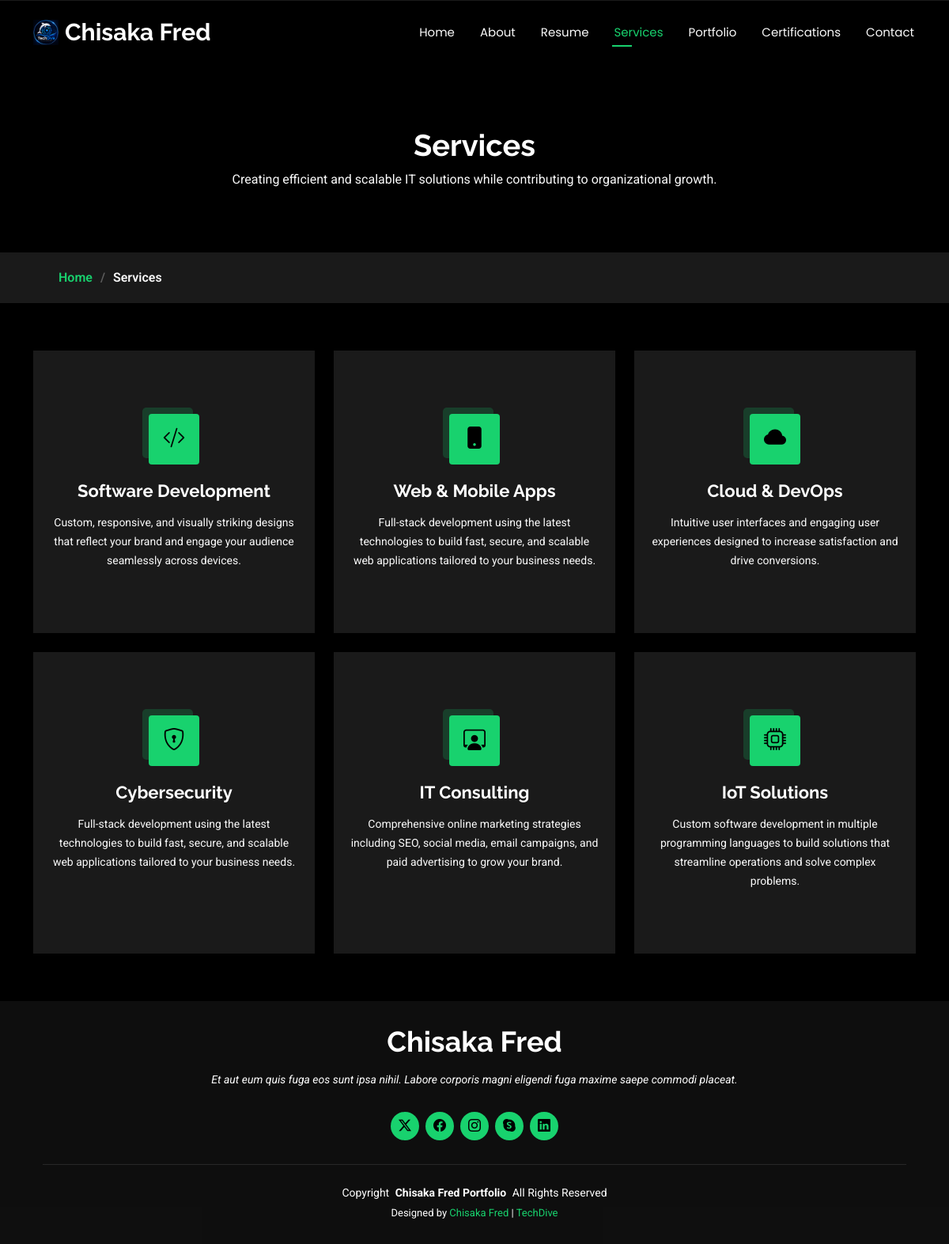
/services.php, run on the app's committed database.
### tables this page shows
CREATE TABLE `users` (
  `id` int(11) NOT NULL,
  `name` varchar(255) NOT NULL,
  `username` varchar(255) NOT NULL,
  `email` varchar(255) NOT NULL,
  `password` varchar(255) NOT NULL,
  `title` varchar(255) NOT NULL,
  `place` varchar(255) NOT NULL,
  `facebook` text NOT NULL,
  `x` text NOT NULL,
  `instagram` text NOT NULL,
  `youtube` text NOT NULL,
  `linkedin` text NOT NULL,
  `github` text NOT NULL,
  `slogan` text NOT NULL,
  `birthday` date NOT NULL,
  `website` text NOT NULL,
  `phone` text NOT NULL,
  `city` text NOT NULL,
  `age` text NOT NULL,
  `degree` text NOT NULL,
  `freelance` int(11) NOT NULL,
  `certification` text NOT NULL,
  `address` varchar(255) NOT NULL
);

CREATE TABLE `services` (
  `id` int(11) NOT NULL,
  `url` varchar(255) NOT NULL,
  `icon` varchar(255) NOT NULL,
  `title` varchar(255) NOT NULL,
  `description` varchar(255) NOT NULL
);

CREATE TABLE `details` (
  `id` int(11) NOT NULL,
  `company` varchar(255) NOT NULL,
  `url` varchar(255) NOT NULL
);

### services.php (the view, shortened to what this page needs)
<?php
include 'include/config.php';
$sql = "SELECT * FROM `users` WHERE `users`.`id` = 1";
$result = mysqli_query($conn, $sql);
$data = mysqli_fetch_assoc($result);
?>
<!DOCTYPE html>
<html lang="en">
<head>
  <link href="assets/vendor/bootstrap/css/bootstrap.min.css" rel="stylesheet">
  <link href="assets/vendor/bootstrap-icons/bootstrap-icons.css" rel="stylesheet">
  <link href="assets/vendor/aos/aos.css" rel="stylesheet">
  <link href="assets/vendor/swiper/swiper-bundle.min.css" rel="stylesheet">
  <link href="assets/vendor/glightbox/css/glightbox.min.css" rel="stylesheet">
  <link href="assets/css/main.css" rel="stylesheet">
</head>
<body class="about-page">
  <header id="header" class="header d-flex align-items-center fixed-top">
    <div class="container-fluid container-xl position-relative d-flex align-items-center justify-content-between">
      <a href="index.php" class="logo d-flex align-items-center">
        <img src="assets/img/logo.png" alt="">
        <h1 class="sitename"><?=$data['name']?></h1>
      </a>
      <nav id="navmenu" class="navmenu">
        <ul>
          <li><a href="index.php">Home</a></li>
          <li><a href="about.php">About</a></li>
          <li><a href="resume.php">Resume</a></li>
          <li><a href="services.php" class="active">Services</a></li>
          <li><a href="portfolio.php">Portfolio</a></li>
          <li><a href="certifications.php">Certifications</a></li>
          <li><a href="contact.php">Contact</a></li>
        </ul>
      </nav>
    </div>
  </header>
  <main class="main">
    <div class="page-title" data-aos="fade">
      <div class="heading">
        <div class="container">
          <div class="row d-flex justify-content-center text-center">
            <div class="col-lg-8">
              <h1>Services</h1>
              <p class="mb-0">Creating efficient and scalable IT solutions while contributing to organizational growth.</p>
            </div>
          </div>
        </div>
      </div>
      <nav class="breadcrumbs">
        <div class="container">
          <ol>
            <li><a href="index.php">Home</a></li>
            <li class="current">Services</li>
          </ol>
        </div>
      </nav>
    </div>
    <section id="services" class="services section">
      <div class="container">
        <?php
          $services = "SELECT * FROM `services`";
          $services_result = mysqli_query($conn, $services);
        ?>
        <div class="row gy-4">
          <?php
            if($services_result -> num_rows > 0){
              while($services_data = $services_result -> fetch_assoc()){
                ?>
                  <div class="col-lg-4 col-md-6" data-aos="fade-up" data-aos-delay="100">
                    <div class="service-item  position-relative">
                      <div class="icon">
                        <i class="<?=$services_data['icon']?>"></i>
                      </div>
                      <a href="<?=$services_data['url']?>" class="stretched-link">
                        <h3><?=$services_data['title']?></h3>
                      </a>
                      <p><?=$services_data['description']?></p>
                    </div>
                  </div>
                <?php
              }
            }
            else {
              echo "No Service Found.";
            }
          ?>
        </div>
      </div>
    </section>
  </main>
  <footer id="footer" class="footer dark-background">
    <div class="container">
      <h3 class="sitename"><?=$data['name']?></h3>
      <p>Et aut eum quis fuga eos sunt ipsa nihil. Labore corporis magni eligendi fuga maxime saepe commodi placeat.</p>
      <div class="social-links d-flex justify-content-center">
        <a href=""><i class="bi bi-twitter-x"></i></a>
        <a href=""><i class="bi bi-facebook"></i></a>
        <a href=""><i class="bi bi-instagram"></i></a>
        <a href=""><i class="bi bi-skype"></i></a>
        <a href=""><i class="bi bi-linkedin"></i></a>
      </div>
      <div class="container">
        <div class="copyright">
          <span>Copyright</span> <strong class="px-1 sitename"><?=$data['name']?> Portfolio</strong> <span>All Rights Reserved</span>
        </div>
        <div class="credits">
          <?php
          $details = "SELECT * FROM `details` WHERE `details`.`id` = 1";
          $details_results = mysqli_query($conn, $details);
          $details_data = mysqli_fetch_assoc($details_results);
          ?>
          Designed by <a href="https://techdive.com/"><?=$data['name']?></a> | <a href="<?=$details_data['url'] ?>" target="_blank"><?= $details_data['company'] ?></a>
        </div>
      </div>
    </div>
  </footer>
</body>
</html>

### data on the page
users: name "Chisaka Fred"
services: title "Software Development", description "Custom, responsive, and visually striking designs that reflect your brand and engage your audience seamlessly across devices."
services: title "Web & Mobile Apps", description "Full-stack development using the latest technologies to build fast, secure, and scalable web applications tailored to your business needs."
services: title "Cloud & DevOps", description "Intuitive user interfaces and engaging user experiences designed to increase satisfaction and drive conversions."
services: title "Cybersecurity", description "Full-stack development using the latest technologies to build fast, secure, and scalable web applications tailored to your business needs."
services: title "IT Consulting", description "Comprehensive online marketing strategies including SEO, social media, email campaigns, and paid advertising to grow your brand."
services: title "IoT Solutions", description "Custom software development in multiple programming languages to build solutions that streamline operations and solve complex problems."
details: company "TechDive"
